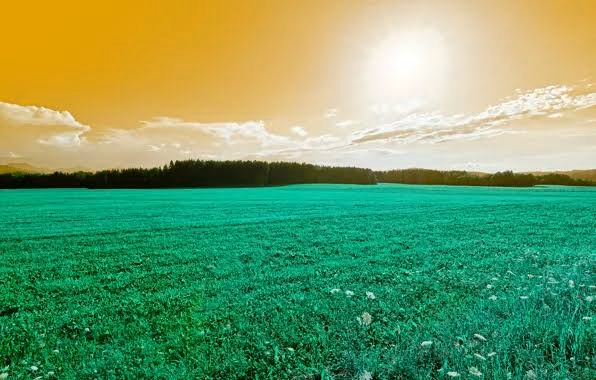
#> input picture lab4/assets/image.jpg, 596 x 380 px; its folder holds only this picture in this run
$ jupyter execute lab4.ipynb
#> lines starting #> are read from the running program, lines starting #| are printed output that depends on the picture; after the words box and inside, x2 and y2 are one past the last pixel; in counts of white or black regions, pixels touching at a corner belong together
# Лабораторная 4. Квантование и бинаризация изображений

**Задание**

1. Загрузка изображения и преобразование цветного к полутоновому.
2. Квантование по яркости (с ручным заданием количества уровней).
3. Бинаризация:
   * бинаризация методом Оцу глобальная;
   * бинаризация методом Оцу локальная (с предварительным разбиением на фрагменты — по каждому своя бинаризация);
   * бинаризация методом Оцу иерархическая (выполняется с иерархическим разбиением каждой уже полученной области, пока возможно разбивать). Квантование с использованием найденных порогов.

Порог Оцу — точка, максимизирующая межклассовую дисперсию гистограммы яркости (OpenCV: `cv2.threshold(..., cv2.THRESH_OTSU)`).

Исходное изображение лежит в `assets/image.jpg`; вместо него можно положить своё под тем же именем.

## Импорты и пути

[cell 1]
import cv2
import numpy as np
from collections import Counter
from matplotlib import pyplot as plt
from pathlib import Path

BASE_DIR = next((p for p in (Path("assets"), Path("lab4/assets")) if p.is_dir()), Path("assets"))
OUT_DIR = BASE_DIR.resolve().parent / "outputs"
OUT_DIR.mkdir(exist_ok=True)


def save(name, img):
    """Сохранить изображение в outputs/."""
    path = OUT_DIR / name
    if not cv2.imwrite(str(path), img):
        raise OSError(path)
    return path

## 1. Загрузка изображения и преобразование к полутоновому

[cell 2]
image_path = str(BASE_DIR / "image.jpg")

image = cv2.imread(image_path, cv2.IMREAD_COLOR_RGB)
#> image is the input picture: shape (380, 596, 3); mean B, G, R 105.2, 157.3, 112.4
if image is None:
    raise FileNotFoundError(image_path)

r, g, b = image[:, :, 0], image[:, :, 1], image[:, :, 2]
gray = np.clip(0.299 * r + 0.587 * g + 0.114 * b, 0, 255).astype(np.uint8)
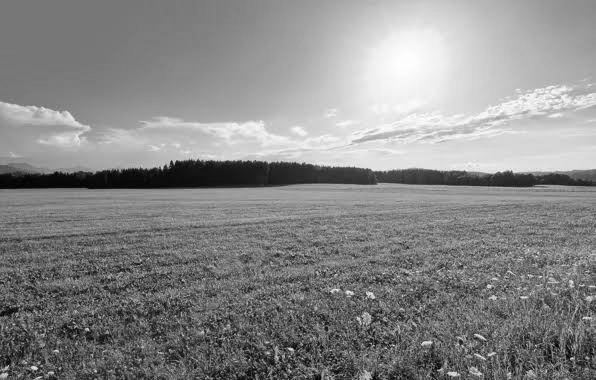
#> gray: shape (380, 596); min 1, max 254, mean 136.1
save("gray.png", gray)

difference = np.abs(gray.astype(int) - cv2.cvtColor(image, cv2.COLOR_RGB2GRAY)).max()
#> difference = 1
print(f"размер: {image.shape[1]}x{image.shape[0]}")
#| размер: 596x380
print(f"яркость: min={gray.min()}, max={gray.max()}, средняя={gray.mean():.1f}")
#| яркость: min=1, max=254, средняя=136.1
print(f"отличие от cv2.cvtColor: {difference} (округление)")
#| отличие от cv2.cvtColor: 1 (округление)

[cell 3]
plt.figure(figsize=(16, 4.5))

plt.subplot(1, 3, 1)
plt.imshow(image)
plt.title("исходное изображение")
plt.axis("off")

plt.subplot(1, 3, 2)
plt.imshow(gray, "gray", vmin=0, vmax=255)
plt.title("полутон: 0.299R + 0.587G + 0.114B")
plt.axis("off")

plt.subplot(1, 3, 3)
plt.hist(gray.ravel(), bins=256, range=(0, 255), color="0.5")
plt.title("гистограмма яркости")
plt.xlabel("яркость")
plt.ylabel("пикселей")
plt.grid(alpha=0.3)

plt.tight_layout()
plt.show()
#> figure, not shown here; B, G, R data is drawn as R, G, B; panel 3: tallest bar 8436 high, from x = 118.5 to 119.5

## 2. Квантование по яркости

Количество уровней `L` задаётся вручную. Диапазон 0…255 делится на `L` равных интервалов:

* номер уровня: `k = floor(v * L / 256)`;
* значение после квантования: `k * 255 / (L - 1)` (крайние уровни остаются 0 и 255).

[cell 4]
QUANT_LEVELS = 4


def quantize(gray, levels):
    """Квантование по яркости на заданное число уровней."""
#> called with levels = 4
    if levels < 2:
        raise ValueError("уровней должно быть не меньше двух")
    step = 256 / levels
    index = np.minimum((gray / step).astype(np.int32), levels - 1)
#> index: shape (380, 596) int32; 4 distinct labels, from 0 to 3
    return (index * 255 // (levels - 1)).astype(np.uint8), index


quantized, quant_index = quantize(gray, QUANT_LEVELS)
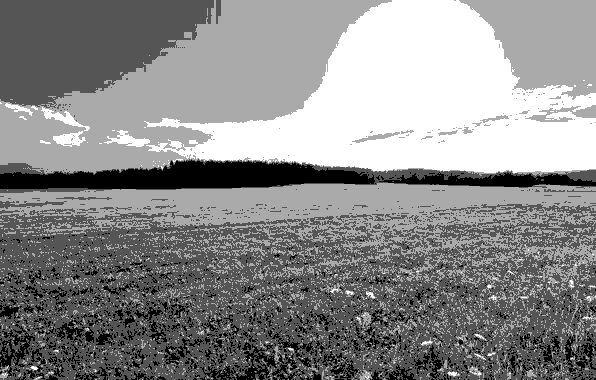
#> quantized: shape (380, 596); min 0, max 255, mean 138.1
save(f"quantized_L{QUANT_LEVELS}.png", quantized)

counts = np.bincount(quant_index.ravel(), minlength=QUANT_LEVELS)
#> counts = [20860, 85684, 77401, 42535]
print("уровней:", QUANT_LEVELS)
print("различных значений яркости:", len(np.unique(quantized)))
#| различных значений яркости: 4
print("пикселей по уровням:", counts)
#| пикселей по уровням: [20860 85684 77401 42535]

[cell 5]
plt.figure(figsize=(18, 4.5))

plt.subplot(1, 4, 1)
plt.imshow(gray, "gray", vmin=0, vmax=255)
plt.title("до квантования")
plt.axis("off")

for position, levels in enumerate((2, 4, 8), start=2):
    plt.subplot(1, 4, position)
    plt.imshow(quantize(gray, levels)[0], "gray", vmin=0, vmax=255)
    plt.title(f"L = {levels}")
    plt.axis("off")
#> this loop made 3 passes
#> pass 1, in quantize (call 2), `index = np.minimum((gray / step).astype(np.int32), levels - 1)`:
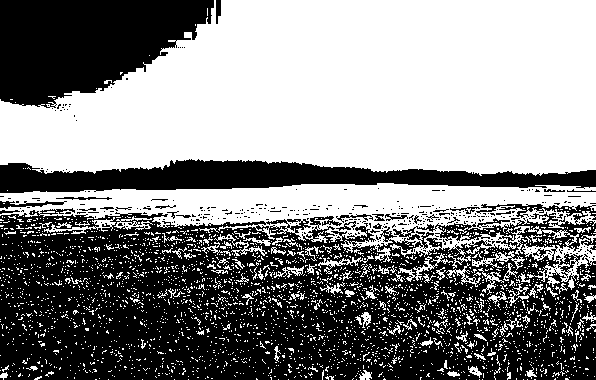
#> index: shape (380, 596) int32; values 0 (black) and 1 (white), 53% white; 382 black regions (353 under 20 px), largest, box (x1, y1, x2, y2) and area: (0, 204, 596, 380) 76216, (0, 0, 214, 108) 16231, (0, 159, 596, 193) 11582

plt.tight_layout()
plt.show()

Чем меньше уровней, тем грубее передаются плавные переходы: на градиенте неба
появляются ложные контуры. При `L = 8` изображение почти не отличается от полутонового.

## 3. Бинаризация

Пиксель ярче порога становится белым (255), остальные — чёрными (0).

### 3.1. Глобальная бинаризация Оцу

[cell 6]
threshold_global, B_global = cv2.threshold(gray, 0, 255, cv2.THRESH_BINARY + cv2.THRESH_OTSU)
#> B_global: shape (380, 596); 37.4% white; 2274 white regions (2225 under 20 px), largest, box (x1, y1, x2, y2) and area: (0, 0, 596, 174) 72108, (120, 183, 587, 207) 5491, (231, 209, 303, 222) 255
#> threshold_global = 147
save("otsu_global.png", B_global)

print(f"порог Оцу: {threshold_global:.0f}")
#| порог Оцу: 147
print(f"светлых пикселей: {(B_global == 255).mean() * 100:.1f} %")
#| светлых пикселей: 37.4 %

[cell 7]
plt.figure(figsize=(15, 5))

plt.subplot(1, 2, 1)
plt.imshow(B_global, "gray", vmin=0, vmax=255)
plt.title("глобальная бинаризация (Оцу)")
plt.axis("off")

plt.subplot(1, 2, 2)
plt.hist(gray.ravel(), bins=256, range=(0, 255), color="0.5")
plt.axvline(threshold_global, color="red", label=f"t = {threshold_global:.0f}")
plt.title("гистограмма и порог Оцу")
plt.xlabel("яркость")
plt.ylabel("пикселей")
plt.legend()
plt.grid(alpha=0.3)

plt.tight_layout()
plt.show()
#> figure, not shown here; panel 2: tallest bar 8436 high, from x = 118.5 to 119.5

### 3.2. Локальная бинаризация Оцу

Изображение заранее разбивается на фрагменты (сетка `cols × rows`), в каждом фрагменте
порог Оцу находится отдельно, и бинаризация выполняется только внутри своего фрагмента.
Так учитывается неравномерная освещённость: у светлой и у тёмной части свои пороги.
Плата за это — скачки порога на границах фрагментов.

[cell 8]
LOCAL_GRID = (4, 3)  # (столбцов, строк)


def fragment_bounds(shape, cols, rows):
    """Границы фрагментов сетки cols x rows."""
    h, w = shape
#> h = 380; w = 596
    ys = np.linspace(0, h, rows + 1).round().astype(int)
#> ys = [0, 127, 253, 380]
    xs = np.linspace(0, w, cols + 1).round().astype(int)
#> xs = [0, 149, 298, 447, 596]
    return [(y0, y1, x0, x1)
            for y0, y1 in zip(ys[:-1], ys[1:])
            for x0, x1 in zip(xs[:-1], xs[1:])]


def local_otsu(gray, cols, rows):
    """Своя бинаризация Оцу в каждом фрагменте."""
    out = np.zeros_like(gray)
    thresholds = np.zeros((rows, cols), np.int32)
    for index, (y0, y1, x0, x1) in enumerate(fragment_bounds(gray.shape, cols, rows)):
        patch = np.ascontiguousarray(gray[y0:y1, x0:x1])
        threshold, _ = cv2.threshold(patch, 0, 255, cv2.THRESH_BINARY + cv2.THRESH_OTSU)
        thresholds[index // cols, index % cols] = int(threshold)
        out[y0:y1, x0:x1] = np.where(patch > threshold, 255, 0)
#> this loop made 12 passes
#> threshold on passes 1 to 12: 150, 155, 211, 191, 85, 98, 171, 168, 87, 91, 98, 106
#> out: shape (380, 596); 48.2% white; 914 white regions (841 under 20 px), largest, box (x1, y1, x2, y2) and area: (0, 0, 596, 175) 52456, (0, 184, 596, 380) 49160, (299, 316, 336, 354) 323
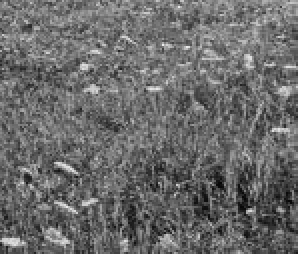
#> patch: shape (127, 149) (shown 2 times larger); min 6, max 235, mean 106.3
#> after the loop, thresholds = [[150, 155, 211, 191], [85, 98, 171, 168], [87, 91, 98, 106]]
    return out, thresholds


B_local, local_thresholds = local_otsu(gray, *LOCAL_GRID)
#> local_thresholds has the same summary as thresholds in local_otsu
save("otsu_local.png", B_local)

print("фрагментов:", LOCAL_GRID[0] * LOCAL_GRID[1])
print(f"пороги: от {local_thresholds.min()} до {local_thresholds.max()}")
#| пороги: от 85 до 211

[cell 9]
cols, rows = LOCAL_GRID

plt.figure(figsize=(17, 4.5))

plt.subplot(1, 3, 1)
plt.imshow(image)
ys = np.linspace(0, image.shape[0], rows + 1) - 0.5
#> ys = [-0.5, 126.2, 252.8, 379.5]
xs = np.linspace(0, image.shape[1], cols + 1) - 0.5
for y in ys[1:-1]:
    plt.axhline(y, color="red", lw=1)
for x in xs[1:-1]:
    plt.axvline(x, color="red", lw=1)
plt.title("разбиение на фрагменты")
plt.axis("off")

plt.subplot(1, 3, 2)
plt.imshow(B_local, "gray", vmin=0, vmax=255)
plt.title("локальная бинаризация (Оцу)")
plt.axis("off")

plt.subplot(1, 3, 3)
plt.imshow(local_thresholds, cmap="viridis", aspect="auto")
for (row, col), threshold in np.ndenumerate(local_thresholds):
    plt.text(col, row, threshold, ha="center", va="center", color="w", fontsize=9)
#> this loop made 12 passes
#> (row, col, threshold) on passes 1 to 12: (0, 0, 150), (0, 1, 155), (0, 2, 211), (0, 3, 191), (1, 0, 85), (1, 1, 98), (1, 2, 171), (1, 3, 168), (2, 0, 87), (2, 1, 91), (2, 2, 98), (2, 3, 106)
plt.title("пороги Оцу по фрагментам")
plt.colorbar(fraction=0.046)
plt.xticks([])
plt.yticks([])

plt.tight_layout()
plt.show()
#> figure, not shown here; B, G, R data is drawn as R, G, B

Размер фрагмента задаёт компромисс: крупные фрагменты не отслеживают освещённость,
мелкие — сильнее реагируют на шум и однородные участки. У однородного фрагмента
гистограмма вырождена, и Оцу может вернуть 0 (весь фрагмент станет белым) — это
видно на сетке 8 × 6.

[cell 10]
plt.figure(figsize=(17, 4.5))

for position, grid in enumerate(((2, 2), (4, 3), (8, 6)), start=1):
    result, thresholds = local_otsu(gray, *grid)
    plt.subplot(1, 3, position)
    plt.imshow(result, "gray", vmin=0, vmax=255)
    plt.title(f"сетка {grid[0]}x{grid[1]}: t = {thresholds.min()}…{thresholds.max()}")
    plt.axis("off")
    print(f"сетка {grid[0]}x{grid[1]}: пороги от {thresholds.min()} до {thresholds.max()}")
#> this loop made 3 passes
#> thresholds on pass 1: [[87, 135], [98, 108]]
#| сетка 2x2: пороги от 87 до 135
#| сетка 4x3: пороги от 85 до 211
#| сетка 8x6: пороги от 83 до 237
#> pass 1, `result, thresholds = local_otsu(gray, *grid)`:
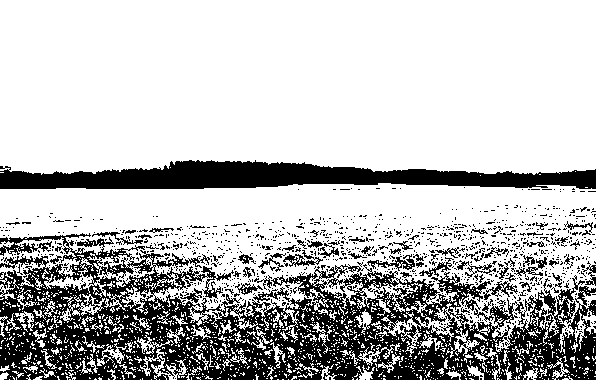
#> result: shape (380, 596); 73.9% white; 1105 black regions (1041 under 20 px), largest, box (x1, y1, x2, y2) and area: (0, 233, 596, 380) 41058, (0, 160, 596, 189) 10868, (367, 254, 415, 271) 264

plt.tight_layout()
plt.show()

### 3.3. Иерархическая бинаризация Оцу

Вся картинка — корень дерева. Область делится на четыре части, пока это имеет смысл:

* сторона области не меньше `2 * MIN_FRAGMENT`;
* глубина меньше `MAX_DEPTH`;
* область неоднородна по яркости (`std > STD_MIN`).

Каждой области дерева считается свой порог Оцу, листья бинаризуются своим порогом.
Мелкие однородные области дальше не дробятся — дерево получается неравномерным.

[cell 11]
MIN_FRAGMENT = 32   # половина минимальной стороны области
STD_MIN = 16        # разброс яркости, ниже которого область считается однородной
MAX_DEPTH = 4


class Region:
    """Узел дерева разбиения: область, её порог Оцу и потомки."""

    def __init__(self, y0, y1, x0, x1, depth):
#> called with y0 = 0, y1 = 380, x0 = 0, x1 = 596, depth = 0
        self.y0, self.y1, self.x0, self.x1 = y0, y1, x0, x1
        self.depth = depth
        patch = np.ascontiguousarray(gray[y0:y1, x0:x1])
        threshold, _ = cv2.threshold(patch, 0, 255, cv2.THRESH_BINARY + cv2.THRESH_OTSU)
#> threshold = 147
        self.threshold = int(threshold)
#> self.threshold = 147
        self.std = float(patch.std())
#> self.std = 53.96
        self.children = []
        self.is_leaf = True


def splittable(region):
    """Область большая и неоднородная — её можно делить дальше."""
    height = region.y1 - region.y0
    width = region.x1 - region.x0
    return (region.depth < MAX_DEPTH
            and height >= 2 * MIN_FRAGMENT
            and width >= 2 * MIN_FRAGMENT
            and region.std > STD_MIN)


def grow(region):
    """Рекурсивное деление области на четыре части."""
    if not splittable(region):
        return
    region.is_leaf = False
#> region.is_leaf = False
    y_mid = (region.y0 + region.y1) // 2
    x_mid = (region.x0 + region.x1) // 2
    for y0, y1 in ((region.y0, y_mid), (y_mid, region.y1)):
        for x0, x1 in ((region.x0, x_mid), (x_mid, region.x1)):
            child = Region(y0, y1, x0, x1, region.depth + 1)
            region.children.append(child)
            grow(child)
#> this loop made 2 passes
#> pass 1, in __init__ (call 4), `patch = np.ascontiguousarray(gray[y0:y1, x0:x1])`:
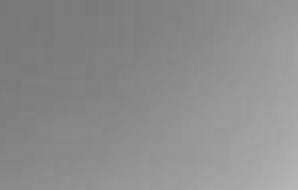
#> patch: shape (95, 149) (shown 2 times larger); min 120, max 183, mean 140.6
#> pass 1, in __init__ (call 5), `patch = np.ascontiguousarray(gray[y0:y1, x0:x1])`:
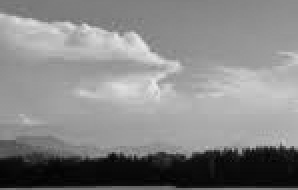
#> patch: shape (95, 149) (shown 2 times larger); min 1, max 233, mean 133.5


def leaves(region):
    """Листовые области дерева."""
    if region.is_leaf:
        yield region
        return
    for child in region.children:
        yield from leaves(child)


root = Region(0, gray.shape[0], 0, gray.shape[1], 0)
grow(root)
leaf_regions = list(leaves(root))

print("листьев:", len(leaf_regions))
#| листьев: 58
for depth, count in sorted(Counter(region.depth for region in leaf_regions).items()):
    print(f"  глубина {depth}: {count} областей")

[cell 12]
threshold_map = np.zeros_like(gray, dtype=np.float32)
for region in leaf_regions:
    threshold_map[region.y0:region.y1, region.x0:region.x1] = region.threshold

plt.figure(figsize=(16, 5))

plt.subplot(1, 2, 1)
plt.imshow(gray, "gray", vmin=0, vmax=255)
for region in leaf_regions:
    plt.plot([region.x0, region.x1, region.x1, region.x0, region.x0],
             [region.y0, region.y0, region.y1, region.y1, region.y0],
             color="red", lw=0.8)
plt.title(f"области разбиения ({len(leaf_regions)})")
plt.axis("off")

plt.subplot(1, 2, 2)
plt.imshow(threshold_map, cmap="viridis")
plt.title("порог Оцу каждой области")
plt.colorbar(fraction=0.046)
plt.axis("off")

plt.tight_layout()
plt.show()

[cell 13]
B_hier = np.zeros_like(gray)
for region in leaf_regions:
    patch = gray[region.y0:region.y1, region.x0:region.x1]
    B_hier[region.y0:region.y1, region.x0:region.x1] = np.where(patch > region.threshold, 255, 0)
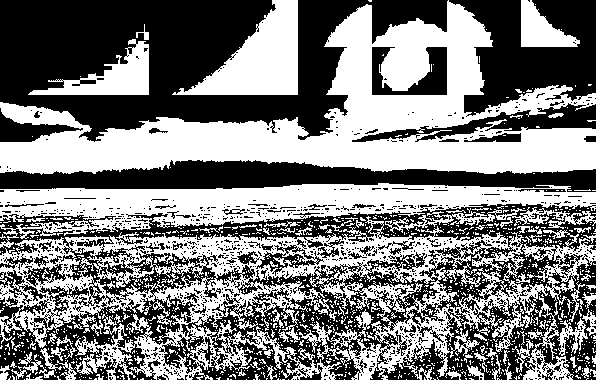
#> B_hier: shape (380, 596); 49% white; 1211 white regions (1121 under 20 px), largest, box (x1, y1, x2, y2) and area: (0, 0, 596, 175) 39083, (0, 216, 596, 380) 34859, (0, 183, 596, 248) 16399

save("otsu_hierarchical.png", B_hier)

plt.figure(figsize=(12, 6))
plt.imshow(B_hier, "gray", vmin=0, vmax=255)
plt.title("иерархическая бинаризация (Оцу по областям)")
plt.axis("off")
plt.show()

#### Квантование с использованием найденных порогов

Пороги всех листьев сортируются и образуют границы уровней. Уровень пикселя —
число порогов, которые он превышает: `k = |{t : t < v}|`. Получается `N + 1` уровень
для `N` различных порогов; значения уровней раскладываются на диапазон 0…255.
Пороги найдены для отдельных областей, но как границы уровней применяются ко всему
изображению — получается квантование по локально найденным порогам.

[cell 14]
hier_thresholds = np.array(sorted({region.threshold for region in leaf_regions}))
number_of_levels = len(hier_thresholds) + 1
#> number_of_levels = 47

level_index = np.searchsorted(hier_thresholds, gray, side="left")
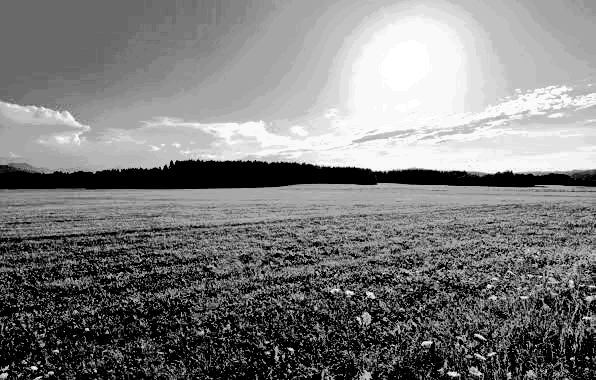
#> level_index: shape (380, 596) int64; min 0, max 46, mean 22.5; drawn with min black and max white
quantized_hier = (level_index * 255 // (number_of_levels - 1)).astype(np.uint8)
save("otsu_hierarchical_quantized.png", quantized_hier)

print("найдено порогов:", len(hier_thresholds), "-> уровней квантования:", number_of_levels)
#| найдено порогов: 46 -> уровней квантования: 47
print("пороги:", hier_thresholds)
#| пороги: [ 82  83  84  86  88  91  94  96  97  98 100 103 105 106 108 110 111 112
#|  113 120 122 123 127 128 133 134 137 142 143 146 159 165 166 174 182 195
#|  196 197 201 206 207 214 216 217 221 244]

[cell 15]
plt.figure(figsize=(17, 4.5))

plt.subplot(1, 3, 1)
plt.imshow(gray, "gray", vmin=0, vmax=255)
plt.title("полутоновое")
plt.axis("off")

plt.subplot(1, 3, 2)
plt.imshow(quantized_hier, "gray", vmin=0, vmax=255)
plt.title(f"квантование по {len(hier_thresholds)} порогам")
plt.axis("off")

plt.subplot(1, 3, 3)
counts = np.bincount(level_index.ravel(), minlength=number_of_levels)
#> counts = 47 values, max 36010 at index 0, min 681 at index 40, mean 4818.7
plt.bar(np.arange(number_of_levels), counts)
plt.title("пикселей на уровне")
plt.xlabel("уровень")
plt.ylabel("пикселей")
plt.grid(alpha=0.3)

plt.tight_layout()
plt.show()
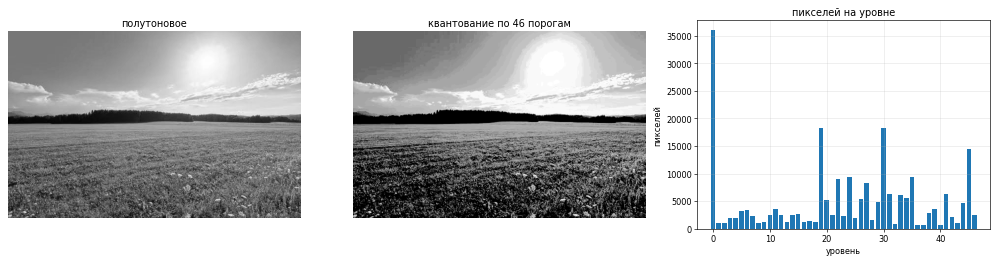
#> figure drawn by matplotlib, 3 panels; panel 3: tallest bar 36010 high, from x = -0.4 to 0.4

## Сравнение результатов

[cell 16]
def agreement(first, second):
    """Доля пикселей с одинаковым решением (порог 127)."""
    return np.mean((first > 127) == (second > 127)) * 100


print(f"глобальная и локальная совпадают: {agreement(B_global, B_local):.1f} %")
#| глобальная и локальная совпадают: 65.9 %
print(f"глобальная и иерархическая совпадают: {agreement(B_global, B_hier):.1f} %")
#| глобальная и иерархическая совпадают: 63.8 %

[cell 17]
results = [("полутоновое", gray),
           ("Оцу глобальная", B_global),
           ("Оцу локальная", B_local),
           ("Оцу иерархическая", B_hier),
           (f"квантование, {number_of_levels} ур.", quantized_hier)]

plt.figure(figsize=(20, 4.8))
for position, (title, img) in enumerate(results, start=1):
    plt.subplot(1, len(results), position)
    plt.imshow(img, "gray", vmin=0, vmax=255)
    plt.title(title, fontsize=10)
    plt.axis("off")
#> this loop made 5 passes
#> title on passes 1 to 5: 'полутоновое', 'Оцу глобальная', 'Оцу локальная', 'Оцу иерархическая', 'квантование, 47 ур.'

plt.tight_layout()
plt.savefig(OUT_DIR / "comparison.png", dpi=120)
plt.show()
